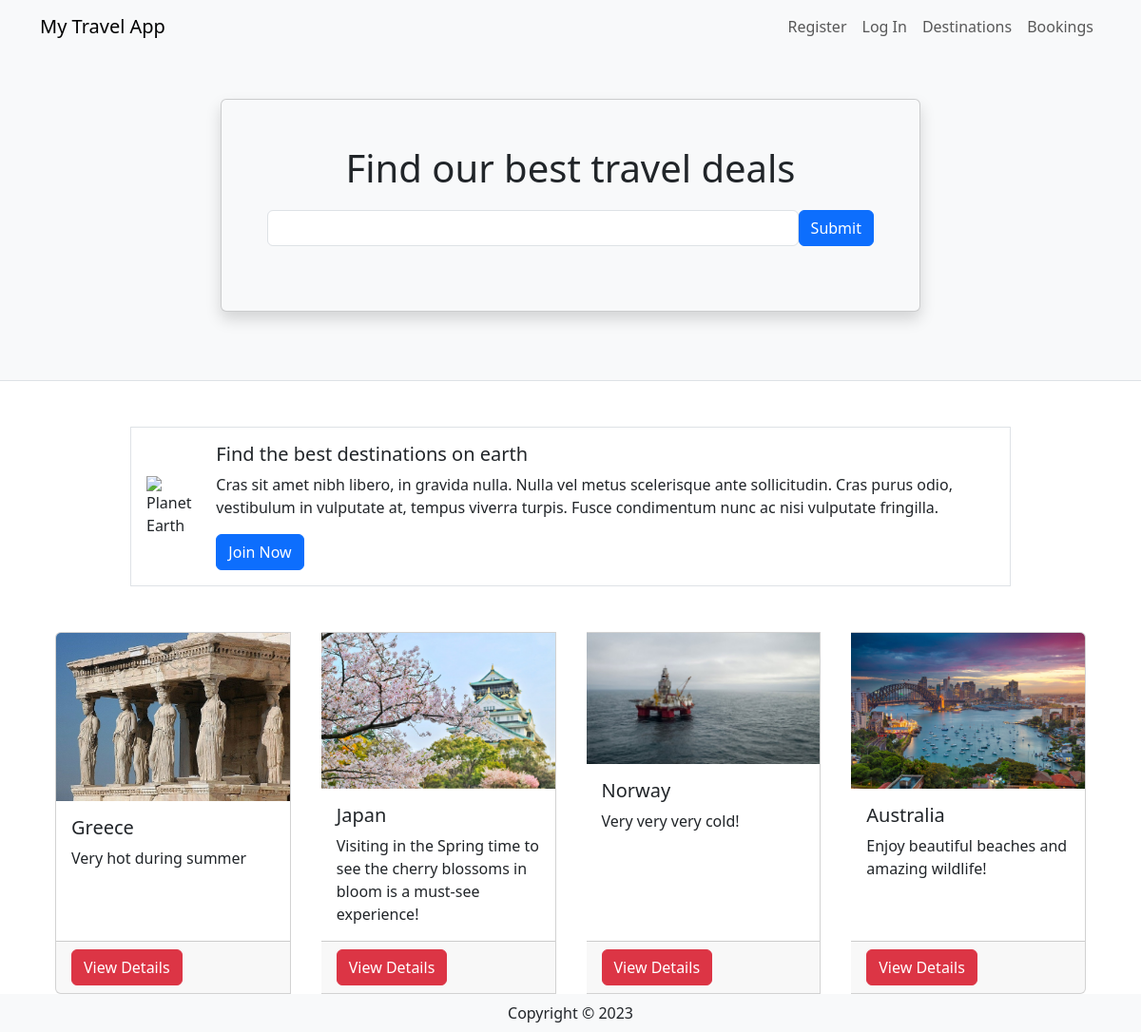
The page / on the database its author committed.
### travel/models.py (models this page shows, shortened)
class Destination(db.Model):
    __tablename__ = 'destinations'
    id = db.Column(db.Integer, primary_key=True)
    name = db.Column(db.String(80))
    description = db.Column(db.String(200))
    image = db.Column(db.String(400))
    currency = db.Column(db.String(3))
    comments = db.relationship('Comment', backref='destination')

### travel/views.py (the view)
@mainbp.route('/')
def index():
    destinations = db.session.scalars(db.select(Destination)).all()
    return render_template('index.html', destinations=destinations)

### travel/templates/index.html
{% extends 'base.html' %}
{% block header %}
      <div class="container">
         <div class="row justify-content-center mt-5 pb-4">
            <div class="col-md-8">
               <div class="card shadow p-5 mb-5 bg-light">
                  <h1 class="text-center mb-3">Find our best travel deals</h1>
                  <form class="form-inline d-flex flex-nowrap" action="{{url_for('main.search')}}" >
                     <input type="text" name="search" class="form-control flex-grow-1 my-1 mr-sm-2" id="SearchForm">
                     <button type="submit" class="flex-shrink-1 btn btn-primary my-1">Submit</button>
                   </form>
               </div>
            </div>
         </div>
      </div>
{% endblock %}
{% block content %}
      <div class="container">
         <div class="row mt-5 mb-5 justify-content-center">
            <div class="col-md-10">
               <div class="media border p-3 d-flex justify-content-start">
                  <img class="align-self-center me-3" style="max-width:120px"
                     src="https://upload.wikimedia.org/wikipedia/commons/thumb/2/22/Earth_Western_Hemisphere_transparent_background.png/600px-Earth_Western_Hemisphere_transparent_background.png"
                     alt="Planet Earth">
                  <div class="align-self-center media-body">
                     <h5 class="mt-0">Find the best destinations on earth</h5>
                     <p class="d-none d-sm-block">Cras sit amet nibh libero, in gravida nulla. Nulla vel metus
                        scelerisque ante sollicitudin. Cras purus odio, vestibulum in vulputate at, tempus viverra
                        turpis. Fusce condimentum nunc ac nisi vulputate fringilla.</p>
                     <a href="#" class="btn btn-primary">Join Now</a>
                  </div>
               </div>
            </div>
         </div>
         <div class="card-group">
            {% for destination in destinations %}
            <div class="card mx-3">
               <img class="card-img-top"
                  src="{{ destination.image }}" alt="destination picture">
               <div class="card-body">
                  <h5 class="card-title">{{ destination.name }}</h5>
                  <p class="card-text">{{ destination.description }}</p>
               </div>
               <div class="card-footer"><a href="{{ url_for('destination.show', id=destination.id) }}" class ="btn btn-danger"> View Details </a></div>
            </div>
            {% endfor %}
         </div>
      </div>
{% endblock %}

### rows shown on the page
Destination: image (picture), name "Greece", description "Very hot during summer"
Destination: image (picture), name "Japan", description "Visiting in the Spring time to see the cherry blossoms in bloom is a must-see experience!"
Destination: image (picture), name "Norway", description "Very very very cold!"
Destination: image (picture), name "Australia", description "Enjoy beautiful beaches and amazing wildlife!"
